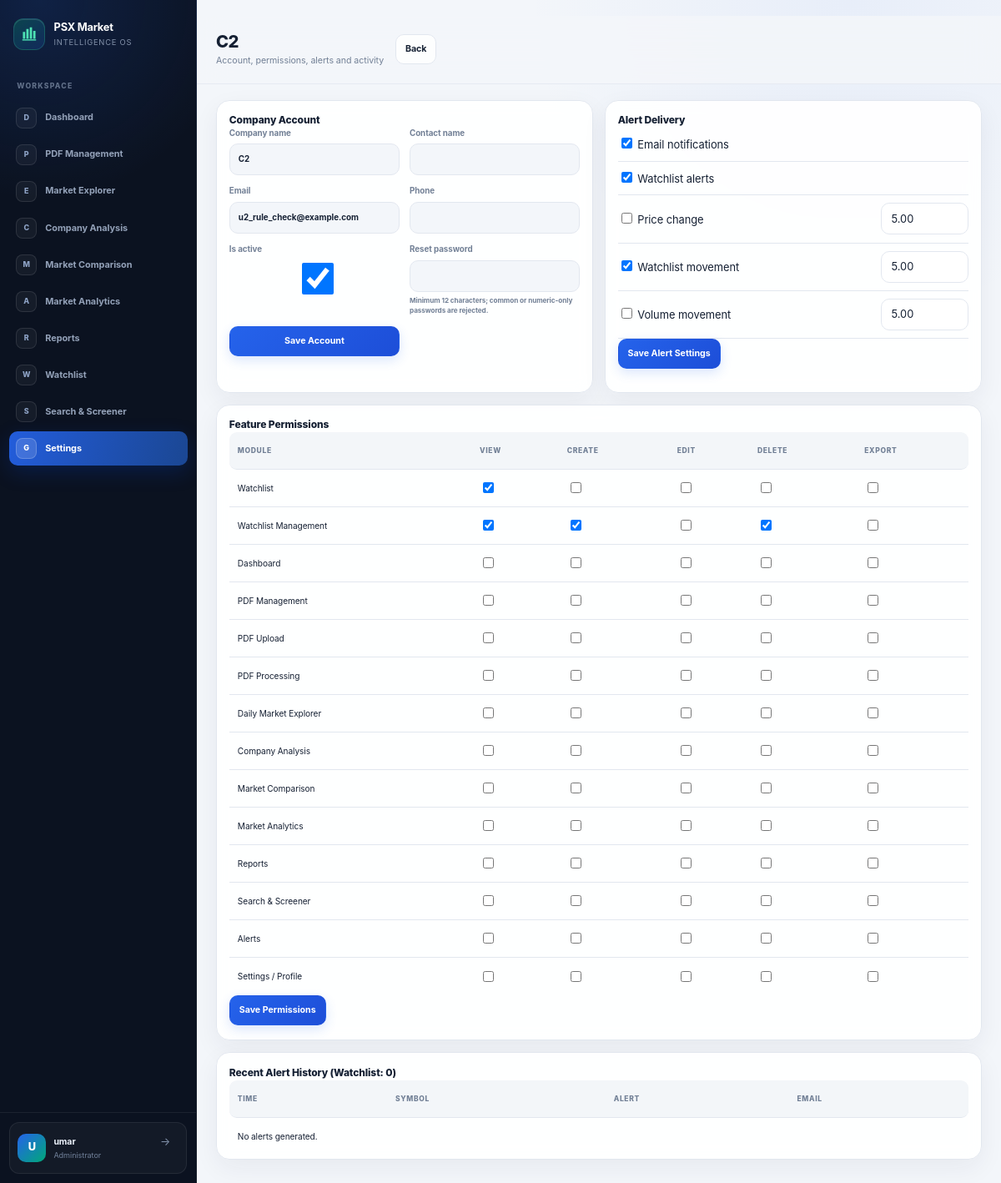
Screenshot of /pages/settings/companies/4/ (signed in) with the database file from the repository.
### pdfs/models.py (models this page shows, shortened)
class ClientCompany(models.Model):
    user = models.OneToOneField(
        settings.AUTH_USER_MODEL,
        on_delete=models.CASCADE,
        related_name="client_company",
    )
    company_name = models.CharField(max_length=255)
    contact_name = models.CharField(max_length=255, blank=True)
    phone = models.CharField(max_length=50, blank=True)
    created_at = models.DateTimeField(auto_now_add=True)
    updated_at = models.DateTimeField(auto_now=True)
    class Meta:
        ordering = ["company_name"]
        indexes = [models.Index(fields=["company_name"])]

class CompanySettings(models.Model):
    company = models.OneToOneField(
        ClientCompany,
        on_delete=models.CASCADE,
        related_name="settings",
    )
    email_notifications = models.BooleanField(default=True)
    watchlist_alerts = models.BooleanField(default=True)
    default_market = models.CharField(max_length=80, default="PSX - Pakistan Stock Exchange")
    timezone = models.CharField(max_length=50, default="Asia/Karachi")
    updated_at = models.DateTimeField(auto_now=True)

class AlertSetting(models.Model):
    PRICE_CHANGE = "price_change"
    WATCHLIST_MOVEMENT = "watchlist_movement"
    VOLUME_MOVEMENT = "volume_movement"
    ALERT_TYPES = (
        (PRICE_CHANGE, "Price change"),
        (WATCHLIST_MOVEMENT, "Watchlist movement"),
        (VOLUME_MOVEMENT, "Volume movement"),
    )
    company = models.ForeignKey(ClientCompany, on_delete=models.CASCADE, related_name="alert_settings")
    alert_type = models.CharField(max_length=40, choices=ALERT_TYPES)
    enabled = models.BooleanField(default=False)
    threshold = models.DecimalField(
        max_digits=12,
        decimal_places=2,
        default=Decimal("5.00"),
        validators=[MinValueValidator(Decimal("0"))],
    )
    class Meta:
        constraints = [
            models.UniqueConstraint(fields=["company", "alert_type"], name="unique_company_alert_setting"),
        ]

class ModulePermission(models.Model):
    company = models.ForeignKey(
        ClientCompany,
        on_delete=models.CASCADE,
        related_name="module_permissions",
    )
    module = models.CharField(max_length=40, choices=MODULE_CHOICES)
    can_view = models.BooleanField(default=False)
    can_create = models.BooleanField(default=False)
    can_edit = models.BooleanField(default=False)
    can_delete = models.BooleanField(default=False)
    can_export = models.BooleanField(default=False)
    class Meta:
        constraints = [
            models.UniqueConstraint(fields=["company", "module"], name="unique_company_module_permission"),
        ]
        indexes = [models.Index(fields=["company", "module"])]

### pdfs/views.py (the view, shortened to what this page needs)
# urls.py: path("pages/settings/companies/<int:pk>/", client_company_detail, name="client-company-detail"),
@ratelimit(key="user", rate="60/h", method="POST", block=True)
@admin_required
def client_company_detail(request, pk):
    client_company = get_object_or_404(ClientCompany.objects.select_related("user"), pk=pk)
    company_settings, _created = CompanySettings.objects.get_or_create(company=client_company)
    for module, _label in MODULE_CHOICES:
        ModulePermission.objects.get_or_create(company=client_company, module=module)
    for alert_type, _label in AlertSetting.ALERT_TYPES:
        AlertSetting.objects.get_or_create(company=client_company, alert_type=alert_type)
    update_form = ClientCompanyUpdateForm(initial={
        "company_name": client_company.company_name,
        "contact_name": client_company.contact_name,
        "email": client_company.user.email,
        "phone": client_company.phone,
        "is_active": client_company.user.is_active,
    })
    return render(request, "pages/client-company-detail.html", {
        "client_company": client_company,
        "update_form": update_form,
        "permissions": client_company.module_permissions.all(),
        "company_settings": company_settings,
        "alert_settings": client_company.alert_settings.all(),
        "alerts": client_company.alert_history.all()[:20],
        "watchlist_count": client_company.watchlist_entries.count(),
    })

### pdfs/forms.py
class ClientCompanyUpdateForm(forms.Form):
    company_name = forms.CharField(max_length=255)
    contact_name = forms.CharField(max_length=255, required=False)
    email = forms.EmailField()
    phone = forms.CharField(max_length=50, required=False)
    is_active = forms.BooleanField(required=False)

### pdfs/authz.py (called while the page is built)
def admin_required(view_func):
    @wraps(view_func)
    def wrapped(request, *args, **kwargs):
        if not request.user.is_authenticated:
            return redirect_to_login(request.get_full_path())
        if not request.user.is_active or not (request.user.is_staff or request.user.is_superuser):
            raise PermissionDenied("Administrator access is required.")
        return view_func(request, *args, **kwargs)
    return wrapped

### pdfs/context_processors.py (called while the page is built)
def navigation_permissions(request):
    user = getattr(request, "user", None)
    allowed_modules = set()
    company = None
    if user and user.is_authenticated and user.is_active:
        if user.is_staff or user.is_superuser:
            allowed_modules = {code for code, _label in MODULE_CHOICES}
        else:
            company = get_client_company(user)
            if company:
                allowed_modules = set(
                    company.module_permissions.filter(can_view=True).values_list("module", flat=True)
                )
    return {"allowed_modules": allowed_modules, "current_client_company": company}

### templates/pages/client-company-detail.html (shortened to what this page needs)
﻿{% extends 'base.html' %}
{% block content %}
<header class="topbar"><button class="icon-button mobile-menu" data-mobile-menu>&#9776;</button><div><h1>{{ client_company.company_name }}</h1><p>Account, permissions, alerts and activity</p></div><a class="outline-button" href="{% url 'settings' %}">Back</a></header>
<main class="content">
  <section class="grid grid-2">
    <article class="card"><h2 class="card-title">Company Account</h2><form method="post" class="form-grid">{% csrf_token %}<input type="hidden" name="action" value="update_company">{% for field in update_form %}<label>{{ field.label }}{{ field }}{% for error in field.errors %}<small class="danger-text">{{ error }}</small>{% endfor %}</label>{% endfor %}<label>Reset password<input class="input" type="password" name="new_password" minlength="12" autocomplete="new-password"><small>Minimum 12 characters; common or numeric-only passwords are rejected.</small></label><button class="button" type="submit">Save Account</button></form></article>
    <article class="card"><h2 class="card-title">Alert Delivery</h2><form method="post">{% csrf_token %}<input type="hidden" name="action" value="update_alerts"><div class="toggle-row"><label><input type="checkbox" name="email_notifications"{% if company_settings.email_notifications %} checked{% endif %}> Email notifications</label></div><div class="toggle-row"><label><input type="checkbox" name="watchlist_alerts"{% if company_settings.watchlist_alerts %} checked{% endif %}> Watchlist alerts</label></div>{% for alert in alert_settings %}<div class="toggle-row"><label><input type="checkbox" name="alert_{{ alert.alert_type }}_enabled"{% if alert.enabled %} checked{% endif %}> {{ alert.get_alert_type_display }}</label><input class="input threshold-input" type="number" min="0" step="0.01" name="alert_{{ alert.alert_type }}_threshold" value="{{ alert.threshold }}"></div>{% endfor %}<button class="button" type="submit">Save Alert Settings</button></form></article>
  </section>
  <section class="card table-card"><h2 class="card-title">Feature Permissions</h2><form method="post">{% csrf_token %}<input type="hidden" name="action" value="update_permissions"><table><thead><tr><th>Module</th><th>View</th><th>Create</th><th>Edit</th><th>Delete</th><th>Export</th></tr></thead><tbody>{% for permission in permissions %}<tr><td>{{ permission.get_module_display }}</td><td><input type="checkbox" name="permission_{{ permission.module }}_view"{% if permission.can_view %} checked{% endif %}></td><td><input type="checkbox" name="permission_{{ permission.module }}_create"{% if permission.can_create %} checked{% endif %}></td><td><input type="checkbox" name="permission_{{ permission.module }}_edit"{% if permission.can_edit %} checked{% endif %}></td><td><input type="checkbox" name="permission_{{ permission.module }}_delete"{% if permission.can_delete %} checked{% endif %}></td><td><input type="checkbox" name="permission_{{ permission.module }}_export"{% if permission.can_export %} checked{% endif %}></td></tr>{% endfor %}</tbody></table><button class="button" type="submit">Save Permissions</button></form></section>
  <section class="card table-card"><h2 class="card-title">Recent Alert History (Watchlist: {{ watchlist_count }})</h2><table><thead><tr><th>Time</th><th>Symbol</th><th>Alert</th><th>Email</th></tr></thead><tbody>{% for alert in alerts %}<tr><td>{{ alert.created_at|date:'d-M-Y H:i' }}</td><td>{{ alert.symbol }}</td><td>{{ alert.message }}</td><td>{{ alert.get_email_status_display }}</td></tr>{% empty %}<tr><td colspan="4">No alerts generated.</td></tr>{% endfor %}</tbody></table></section>
</main>
{% endblock %}

### templates/base.html (shortened to what this page needs)
{% load static %}
<!DOCTYPE html>
<html lang="en">
<head>
  <link rel="stylesheet" href="{% static 'css/styles.css' %}" />
</head>
<body>
  <div class="app-shell">
    {% if user.is_authenticated %}
    <aside class="sidebar">
      <div class="sidebar-header">
        <div class="sidebar-logo" aria-hidden="true"><svg viewBox="0 0 32 32" width="28" height="28" fill="currentColor"><path d="M5 24V12h4v12H5Zm6 0V7h4v17h-4Zm6 0V4h4v20h-4Zm6 0V10h4v14h-4Z"/><path d="M4 26h24" stroke="currentColor" stroke-width="2"/></svg></div>
        <div class="sidebar-brand"><strong>PSX Market</strong><span>Intelligence OS</span></div>
      </div>
      <nav class="nav-list" aria-label="Primary navigation">
        <span class="nav-kicker">Workspace</span>
        {% with current=request.resolver_match.url_name %}
        {% if 'dashboard' in allowed_modules %}<a class="nav-link{% if current == 'home' %} active{% endif %}" href="{% url 'home' %}"><span class="nav-mark">D</span><span>Dashboard</span></a>{% endif %}
        {% if 'pdf_management' in allowed_modules %}<a class="nav-link" href="{% url 'pdf-management' %}"><span class="nav-mark">P</span><span>PDF Management</span></a>{% endif %}
        {% if 'daily_market_explorer' in allowed_modules %}<a class="nav-link{% if current == 'daily-market-explorer' %} active{% endif %}" href="{% url 'daily-market-explorer' %}"><span class="nav-mark">E</span><span>Market Explorer</span></a>{% endif %}
        {% if 'company_analysis' in allowed_modules %}<a class="nav-link{% if current == 'company-analysis' %} active{% endif %}" href="{% url 'company-analysis' %}"><span class="nav-mark">C</span><span>Company Analysis</span></a>{% endif %}
        {% if 'market_comparison' in allowed_modules %}<a class="nav-link{% if current == 'market-comparison' %} active{% endif %}" href="{% url 'market-comparison' %}"><span class="nav-mark">M</span><span>Market Comparison</span></a>{% endif %}
        {% if 'market_analytics' in allowed_modules %}<a class="nav-link{% if current == 'market-analytics' %} active{% endif %}" href="{% url 'market-analytics' %}"><span class="nav-mark">A</span><span>Market Analytics</span></a>{% endif %}
        {% if 'reports' in allowed_modules %}<a class="nav-link{% if current == 'reports' %} active{% endif %}" href="{% url 'reports' %}"><span class="nav-mark">R</span><span>Reports</span></a>{% endif %}
        {% if 'watchlist' in allowed_modules %}<a class="nav-link{% if current == 'watchlist' %} active{% endif %}" href="{% url 'watchlist' %}"><span class="nav-mark">W</span><span>Watchlist</span></a>{% endif %}
        {% if 'search_screener' in allowed_modules %}<a class="nav-link{% if current == 'search-screener' %} active{% endif %}" href="{% url 'search-screener' %}"><span class="nav-mark">S</span><span>Search &amp; Screener</span></a>{% endif %}
        {% if 'settings_profile' in allowed_modules %}<a class="nav-link{% if current == 'settings' or current == 'client-company-detail' %} active{% endif %}" href="{% url 'settings' %}"><span class="nav-mark">G</span><span>Settings</span></a>{% endif %}
        {% endwith %}
      </nav>
      <div class="sidebar-footer">
        <div class="help-card">
          <span class="user-avatar">{{ user.username|slice:":1"|upper }}</span>
          <div class="user-copy"><strong>{{ current_client_company.company_name|default:user.get_full_name|default:user.username }}</strong><span>{% if user.is_staff %}Administrator{% else %}Company account{% endif %}</span></div>
          <form method="post" action="{% url 'logout' %}">{% csrf_token %}<button class="logout-button" type="submit" aria-label="Logout" title="Logout">&#8594;</button></form>
        </div>
      </div>
    </aside>
    {% endif %}
    <div class="main-area{% if not user.is_authenticated %} auth-main{% endif %}">
      {% block content %}{% endblock %}
    </div>
  </div>
</body>
</html>

### rows the page displays
ClientCompany: company_name "C2", update_form "C2"
CompanySettings: email_notifications "☑", watchlist_alerts "☑"
AlertSetting: alert_type "Price change", threshold "5.00"
AlertSetting: enabled "☑", alert_type "Watchlist movement", threshold "5.00"
AlertSetting: alert_type "Volume movement", threshold "5.00"
ModulePermission: module "Watchlist", can_view "☑"
ModulePermission: module "Watchlist Management", can_view "☑", can_create "☑", can_delete "☑"
ModulePermission: module "Dashboard"
ModulePermission: module "PDF Management"
ModulePermission: module "PDF Upload"
ModulePermission: module "PDF Processing"
ModulePermission: module "Daily Market Explorer"
ModulePermission: module "Company Analysis"
ModulePermission: module "Market Comparison"
ModulePermission: module "Market Analytics"
ModulePermission: module "Reports"
ModulePermission: module "Search & Screener"
ModulePermission: module "Alerts"
ModulePermission: module "Settings / Profile"

### other values shown
{{ user.username|slice:":1"|upper }} "U"
{{ field.label }} "Company name" "Contact name" "Email" "Phone" "Is active"
{{ watchlist_count }} "0"
